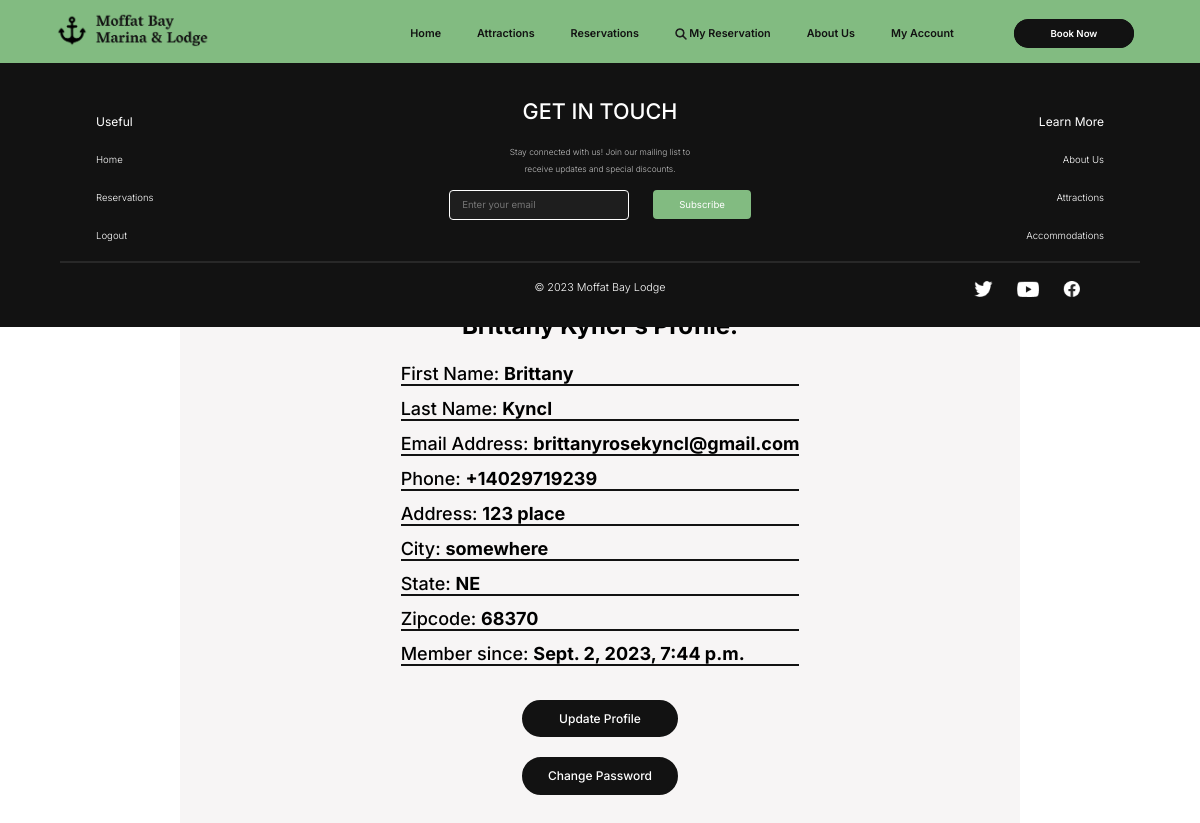
The page /profile/ (signed in) on the database as committed earlier.
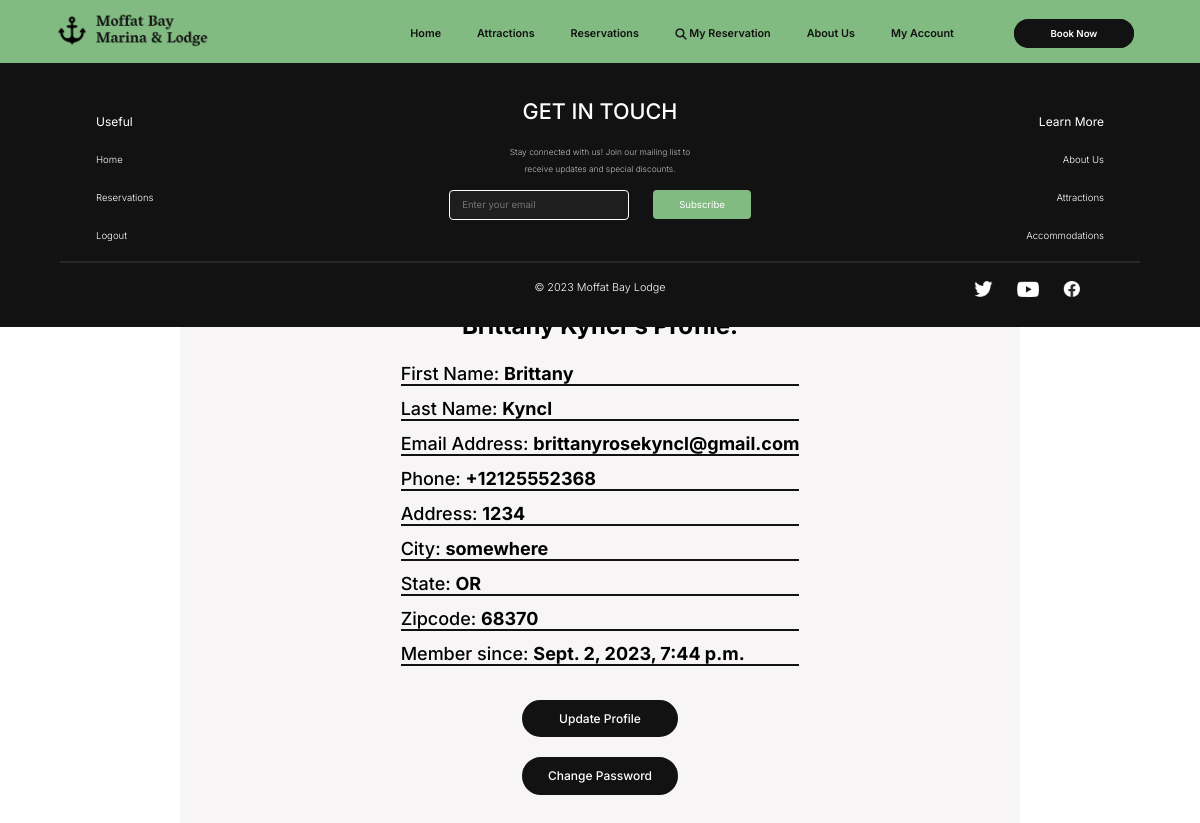
The same page on the database as committed later.
### users/models.py (models this page shows, shortened)
class CustomUser(AbstractUser):
    username = None
    email = models.EmailField(_('email address'), unique=True)
    first_name = models.CharField(max_length=50,verbose_name="First Name", null=True, blank=True)
    last_name = models.CharField(max_length=50,verbose_name="Last Name", null=True, blank=True)
    street = models.CharField(max_length=50,verbose_name="Address", null=True, blank=True)
    city = models.CharField(max_length=50,verbose_name="City", null=True, blank=True)
    state = models.CharField(max_length=50,verbose_name="State", null=True, blank=True)
    zip = models.CharField(max_length=8,verbose_name="Zipcode", null=True, blank=True)
    phone = PhoneNumberField(verbose_name="Phone Number", blank=True, null=True)
    class Meta:
        verbose_name_plural = "User Accounts"
    USERNAME_FIELD = 'email'
    REQUIRED_FIELDS = []
    objects = CustomUserManager()

### users/views.py (the view)
# urls.py: path('profile/', account_views.profile, name='profile'),
@login_required
def profile(request):
    mailform = MailListForm(request.POST or None)
    if request.method == "POST":
        if mailform.is_valid():
            mailform.save()
            messages.success(request, "Thank you for signing up for our mailing list!", extra_tags='mail_form')
            return redirect('profile')
    mail_form_messages = messages.get_messages(request)
    mail_form_messages = [message for message in mail_form_messages if 'mail_form' in message.tags]
    context = {
        'title':'Your Profile',
        'mailform': MailListForm,
        'has_mailform_messages': mail_form_messages,
    }
    return render(request, 'users/profile.html', context)

### users/templates/users/profile.html (shortened to what this page needs)
{% extends "reservations/base.html" %}
{% load crispy_forms_tags %}
{% load static %}
{% block css %}
<link rel="stylesheet" type="text/css" href="{% static 'reservations/accounts.css' %}"/>
{% endblock %}
{% block content %}
<div class="banner">
    <div class="overlay-register" style="padding-bottom: 4vw;">
        <div class="text-content form-register">
            <h3 style="padding: 1.5vw;">{{user.first_name}} {{user.last_name}}'s Profile:</h3>
            <fieldset class="form-register">
                <div class="register-grid-container">
                    <div class="register-section profile"><label class="register-label">First Name:&nbsp;</label><div class="register-input">{{user.first_name}}</div></div>
                    <div class="register-section profile"><div class="register-label">Last Name:&nbsp;</div><div class="register-input">{{user.last_name}}</div> </div>
                    <div class="register-section profile"><div class="register-label">Email Address:&nbsp;</div><div class="register-input">{{ user.email }}</div> </div>
                    <div class="register-section profile"><div class="register-label">Phone:&nbsp;</div><div class="register-input">{{ user.phone }}</div> </div>
                    <div class="register-section profile"><div class="register-label">Address:&nbsp;</div><div class="register-input">{{ user.street }}</div></div>
                    <div class="register-section profile"><div class="register-label">City:&nbsp;</div><div class="register-input">{{ user.city }}</div> </div>
                    <div class="register-section profile"><div class="register-label">State:&nbsp;</div><div class="register-input">{{ user.state }}</div> </div>
                    <div class="register-section profile"><div class="register-label">Zipcode:&nbsp;</div><div class="register-input">{{ user.zip }}</div> </div>
                    <div class="register-section profile"><div class="register-label">Member since:&nbsp;</div><div class="register-input">{{ user.date_joined }}</div> </div>
                </div>
            </fieldset>
        </div>
        <button class="login-button register-button"><a href="{% url 'update_profile' %}">Update Profile</a></button>
        <br>
        <button class="login-button register-button"><a href="{% url 'change_password' %}">Change Password</a></button>
    </div>
</div>
{% endblock content %}

Rows that differ between the two databases and show on the page:
changed CustomUser "Brittany": phone "+14029719239" → "+12125552368"; street "123 place" → "1234"; state "NE" → "OR"
